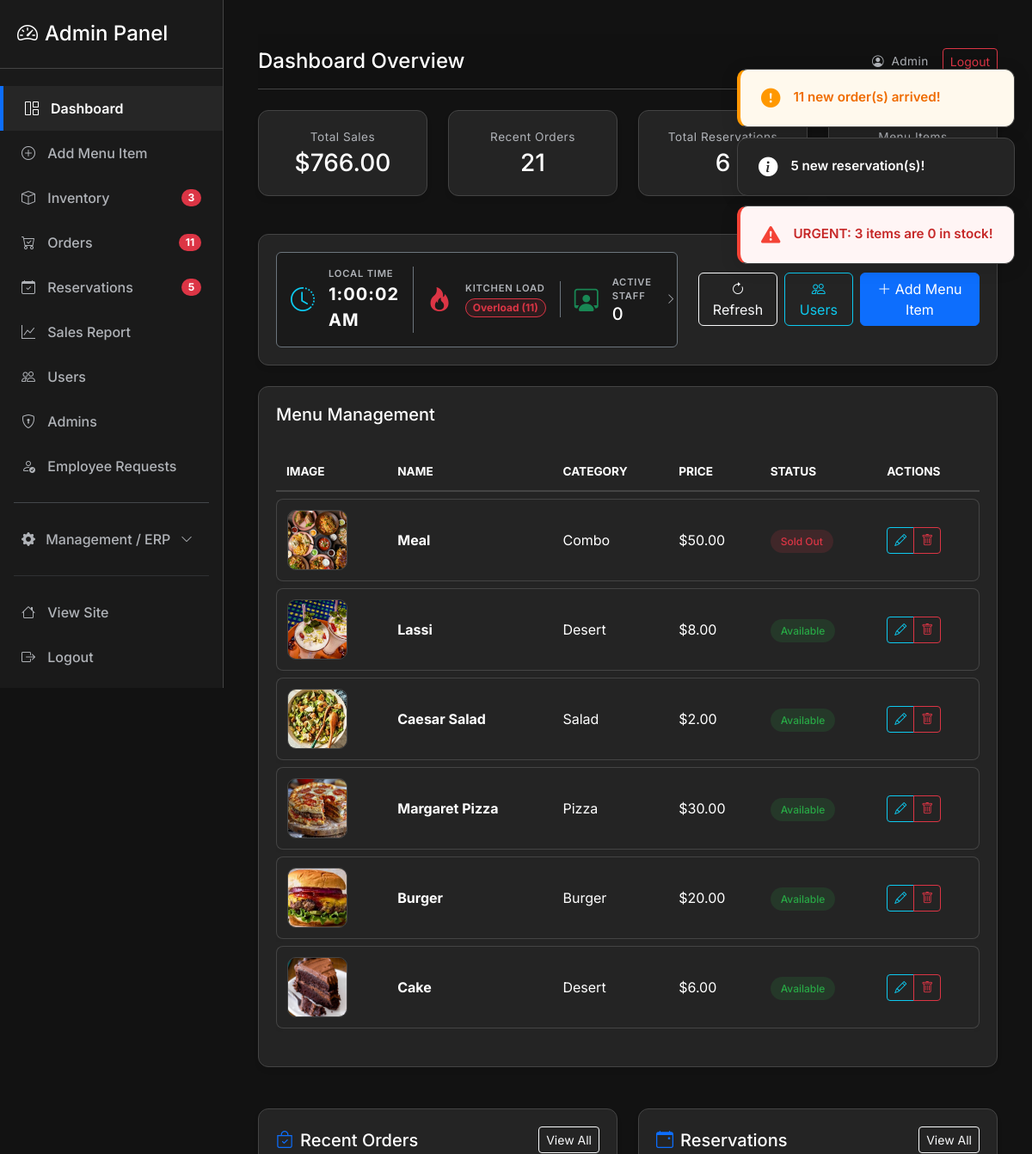
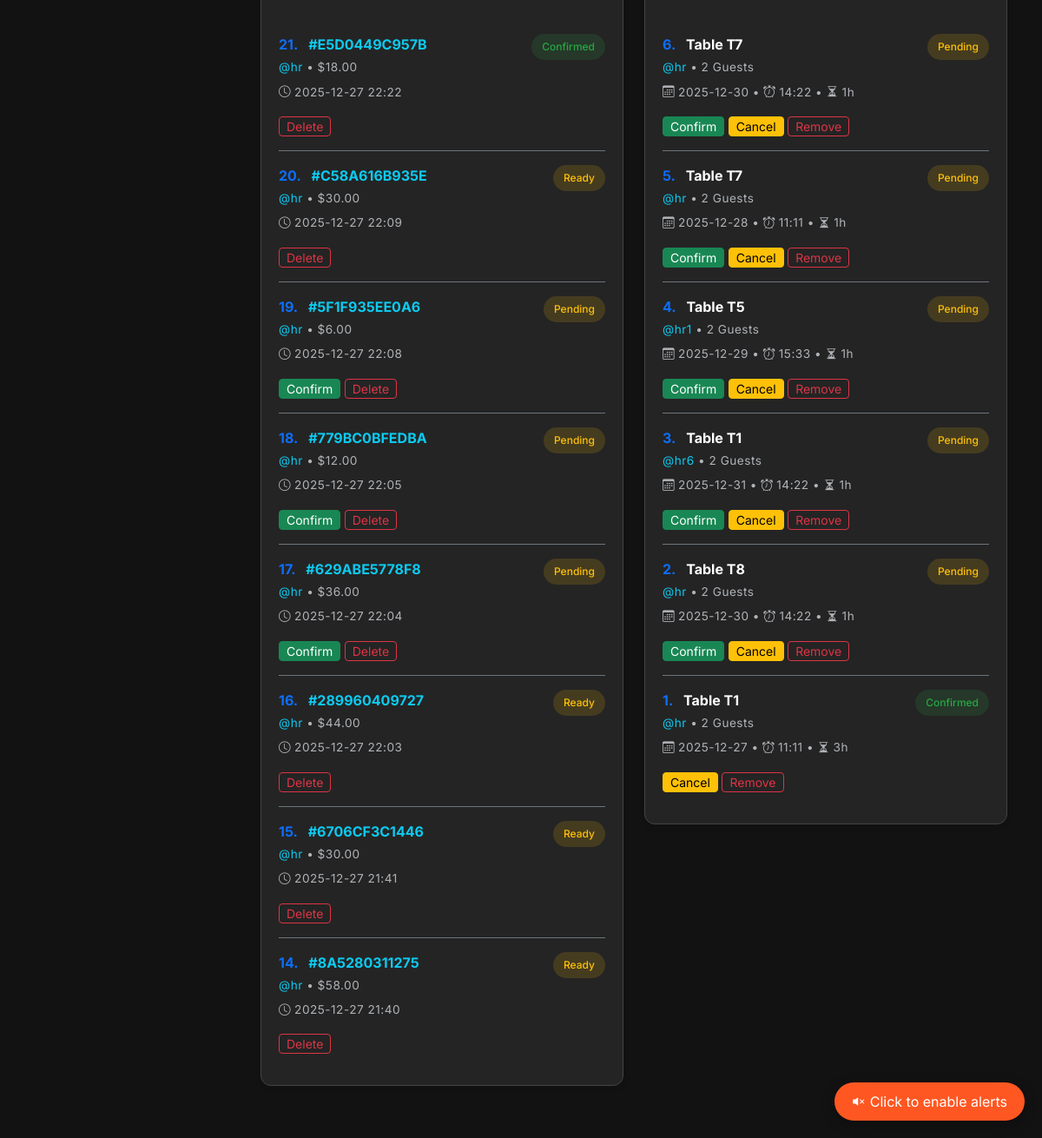
The page /admin/ (signed in) on the database its author committed (2 pictures, top to bottom).
### models/models.py (models this page shows, shortened)
class MenuItem(db.Model):
    id = db.Column(db.Integer, primary_key=True)
    name = db.Column(db.String(150), nullable=False)
    price = db.Column(db.Float, nullable=False, default=0.0)
    category = db.Column(db.String(100), nullable=True)
    ingredients = db.Column(db.String(400), nullable=True)
    availability = db.Column(db.Boolean, default=True)
    image = db.Column(db.String(300), nullable=True)
    stock_quantity = db.Column(db.Integer, default=0)
    low_stock_threshold = db.Column(db.Integer, default=5)
    ratings = db.relationship('Rating', backref='menu_item', lazy=True, cascade="all, delete-orphan")

class Order(db.Model):
    __tablename__ = 'orders'
    id = db.Column(db.Integer, primary_key=True)
    unique_order_number = db.Column(db.String(12), unique=True, nullable=False, default=lambda: str(uuid.uuid4().hex[:12]).upper())
    user_id = db.Column(db.Integer, db.ForeignKey('user.id'), nullable=False)
    items = db.Column(db.Text, nullable=False)  # JSON string of items
    total = db.Column(db.Float, nullable=False)
    status = db.Column(db.String(50), default='Placed')
    payment_status = db.Column(db.String(20), default='pending')
    payment_method = db.Column(db.String(20), nullable=True)
    discount = db.Column(db.Float, default=0.0)
    order_type = db.Column(db.Enum('dine_in', 'takeaway', name='order_type'), default='dine_in')
    phone = db.Column(db.String(50), nullable=False)
    address_district = db.Column(db.String(100), nullable=False)
    address_city = db.Column(db.String(100), nullable=False)
    address_street = db.Column(db.String(255), nullable=False)
    created_at = db.Column(db.DateTime, default=get_dhaka_time)
    items_parsed = db.Column(db.PickleType)

class User(db.Model):
    id = db.Column(db.Integer, primary_key=True)
    username = db.Column(db.String(120), unique=True, nullable=False)
    member_id = db.Column(db.String(20), unique=True)  # Custom ID
    email = db.Column(db.String(200), unique=True)
    password = db.Column(db.String(255), nullable=False)
    full_name = db.Column(db.String(200))
    phone = db.Column(db.String(50))
    address_district = db.Column(db.String(100))
    address_city = db.Column(db.String(100))
    address_street = db.Column(db.String(200))
    profile_image = db.Column(db.String(200))  # image filename
    reset_token = db.Column(db.String(100), nullable=True)
    reset_token_expiry = db.Column(db.DateTime, nullable=True)
    role = db.Column(db.Enum('admin', 'manager', 'cashier', 'waiter', 'chef', 'customer', name='user_roles'), default='customer')
    email_verified = db.Column(db.Boolean, default=False)
    email_verification_code = db.Column(db.String(10), nullable=True)
    created_at = db.Column(db.DateTime, default=get_dhaka_time)
    orders = db.relationship('Order', backref='user', lazy=True)
    reservations = db.relationship('Reservation', backref='user', lazy=True)
    ratings = db.relationship('Rating', backref='user', lazy=True)
    staff_shifts = db.relationship('StaffShift', backref='user', lazy=True)
    staff_shifts = db.relationship('StaffShift', backref='user', lazy=True)

class Reservation(db.Model):
    id = db.Column(db.Integer, primary_key=True)
    unique_reservation_number = db.Column(db.String(12), unique=True, nullable=False, default=lambda: str(uuid.uuid4().hex[:12]).upper())
    user_id = db.Column(db.Integer, db.ForeignKey('user.id'), nullable=False)
    date = db.Column(db.String(50), nullable=False)
    time = db.Column(db.String(50), nullable=False)  # Start time (HH:MM)
    duration = db.Column(db.Integer, nullable=False)  # Duration in hours
    guests = db.Column(db.Integer, nullable=False)
    table_no = db.Column(db.String(50), nullable=False)
    status = db.Column(db.String(20), default="Pending")
    created_at = db.Column(db.DateTime, default=get_dhaka_time)

### routes/admin.py (the view)
@admin_bp.route('/')
@role_required('admin')
def index():
    items = MenuItem.query.order_by(MenuItem.id.desc()).all()
    orders = Order.query.order_by(Order.created_at.desc()).all()
    reservations = Reservation.query.order_by(Reservation.created_at.desc()).all()
    for o in orders:
        try:
            o.items_parsed = json.loads(o.items)
        except:
            o.items_parsed = []
    total_sales = db.session.query(db.func.sum(Order.total)).scalar() or 0
    from datetime import date
    active_attendance = db.session.query(Attendance, User, Employee)\
        .join(Employee, Attendance.employee_id == Employee.id)\
        .join(User, Employee.user_id == User.id)\
        .filter(Attendance.date == date.today(), Attendance.status == 'present')\
        .all()
    active_staff_count = len(active_attendance)
    active_staff_list = [{
        'name': u.full_name,
        'username': u.username,
        'role': e.position,
        'image': u.profile_image,
        'check_in': a.created_at.strftime('%I:%M %p') if a.created_at else 'N/A'
    } for a, u, e in active_attendance]
    pending_orders_count = Order.query.filter(Order.status.in_(['Placed', 'Pending'])).count()
    kitchen_status = 'Normal'
    kitchen_status_color = 'success'
    if pending_orders_count >= 10:
        kitchen_status = 'Overload'
        kitchen_status_color = 'danger'
    elif pending_orders_count >= 5:
        kitchen_status = 'Busy'
        kitchen_status_color = 'warning'
    return render_template('admin/index.html',
                           items=items,
                           orders=orders,
                           reservations=reservations,
                           total_sales=total_sales,
                           active_staff_count=active_staff_count,
                           active_staff_list=active_staff_list,
                           kitchen_status=kitchen_status,
                           kitchen_status_color=kitchen_status_color,
                           pending_orders_count=pending_orders_count)

### templates/admin/index.html (shortened to what this page needs)
{% extends 'admin/admin_base.html' %}
{% block admin_title %}Dashboard Overview{% endblock %}
{% block content %}
<div class="row g-4 mb-4">
  <div class="col-md-3">
    <div class="glass-card text-center">
      <div class="text-muted small mb-1">Total Sales</div>
      <h3 class="mb-0 text-white">${{ '%.2f'|format(total_sales) }}</h3>
    </div>
  </div>
  <div class="col-md-3">
    <div class="glass-card text-center">
      <div class="text-muted small mb-1">Recent Orders</div>
      <h3 class="mb-0 text-white">{{ orders|length }}</h3>
    </div>
  </div>
  <div class="col-md-3">
    <div class="glass-card text-center">
      <div class="text-muted small mb-1">Total Reservations</div>
      <h3 class="mb-0 text-white">{{ reservations|length }}</h3>
    </div>
  </div>
  <div class="col-md-3">
    <div class="glass-card text-center">
      <div class="text-muted small mb-1">Menu Items</div>
      <h3 class="mb-0 text-white">{{ items|length }}</h3>
    </div>
  </div>
</div>
<div class="glass-card mb-4">
  <div class="row align-items-center">
    <div class="col-md-7">
      <div class="d-flex align-items-center justify-content-between bg-dark-pro border border-secondary rounded p-3">
        <div class="d-flex align-items-center border-end border-secondary pe-3 me-3">
          <i class="bi bi-clock-history fs-3 text-info me-3"></i>
          <div>
            <small class="text-muted d-block uppercase" style="font-size: 0.7rem;">Local Time</small>
            <span id="liveClock" class="fw-bold text-white fs-5" style="letter-spacing: 1px;">--:--:--</span>
          </div>
        </div>
        <div class="d-flex align-items-center border-end border-secondary pe-3 me-3">
          <i class="bi bi-fire fs-3 text-{{ kitchen_status_color }} me-3"></i>
          <div>
            <small class="text-muted d-block uppercase" style="font-size: 0.7rem;">Kitchen Load</small>
            <span
              class="badge bg-{{ kitchen_status_color }} bg-opacity-10 text-{{ kitchen_status_color }} border border-{{ kitchen_status_color }} rounded-pill">
              {{ kitchen_status }} ({{ pending_orders_count }})
            </span>
          </div>
        </div>
        <div class="d-flex align-items-center" style="cursor: pointer;"
          onclick="new bootstrap.Modal(document.getElementById('activeStaffModal')).show()">
          <i class="bi bi-person-workspace fs-3 text-success me-3"></i>
          <div>
            <small class="text-muted d-block uppercase" style="font-size: 0.7rem;">Active Staff</small>
            <h5 class="mb-0 text-white">{{ active_staff_count }}</h5>
          </div>
          <i class="bi bi-chevron-right ms-3 text-muted" style="font-size: 0.8rem;"></i>
        </div>
      </div>
    </div>
    <div class="col-md-5 d-flex align-items-center justify-content-end">
      <a class="btn btn-outline-light me-2" href="{{ url_for('admin.index') }}"><i class="bi bi-arrow-clockwise"></i>
        Refresh</a>
      <a class="btn btn-outline-info me-2" href="{{ url_for('admin.users') }}"><i class="bi bi-people"></i> Users</a>
      <a class="btn btn-primary" href="{{ url_for('admin.add_menu') }}"><i class="bi bi-plus-lg"></i> Add Menu Item</a>
    </div>
  </div>
</div>
<div class="glass-card">
  <div class="d-flex justify-content-between align-items-center mb-4">
    <h5 class="mb-0 text-white">Menu Management</h5>
  </div>
  <div class="table-responsive">
    <table class="admin-table">
      <thead>
        <tr>
          <th>Image</th>
          <th>Name</th>
          <th>Category</th>
          <th>Price</th>
          <th>Status</th>
          <th>Actions</th>
        </tr>
      </thead>
      <tbody>
        {% for it in items %}
        <tr>
          <td>
            <img
              src="{{ it.image and url_for('static', filename='uploads/' ~ it.image) or url_for('static', filename='img/placeholder.jpg') }}"
              class="admin-img-thumb" alt="{{ it.name }}">
          </td>
          <td><span class="fw-bold">{{ it.name }}</span></td>
          <td>{{ it.category }}</td>
          <td>${{ '%.2f'|format(it.price) }}</td>
          <td>
            {% if it.availability %}
            <span class="badge-admin badge-admin-success">Available</span>
            {% else %}
            <span class="badge-admin badge-admin-danger">Sold Out</span>
            {% endif %}
          </td>
          <td>
            <div class="btn-group">
              <a class="btn btn-sm btn-outline-info" href="{{ url_for('admin.edit_menu', item_id=it.id) }}"><i
                  class="bi bi-pencil"></i></a>
              <a class="btn btn-sm btn-outline-danger" href="{{ url_for('admin.delete_menu', item_id=it.id) }}"
                onclick="handlePremiumConfirm(event, 'Delete this item?', this, 'Confirm Deletion', 'bi-trash')"><i
                  class="bi bi-trash"></i></a>
            </div>
          </td>
        </tr>
        {% endfor %}
      </tbody>
    </table>
  </div>
</div>
<div class="row g-4 mt-4">
  <div class="col-lg-6">
    <div class="glass-card">
      <div class="d-flex justify-content-between align-items-center mb-4">
        <h5 class="mb-0 text-white"><i class="bi bi-bag-check me-2 text-primary"></i>Recent Orders</h5>
        <a href="{{ url_for('admin.orders') }}" class="btn btn-sm btn-outline-light">View All</a>
      </div>
      <div class="list-group list-group-flush bg-transparent">
        {% for o in orders[:8] %}
        <div class="list-group-item bg-transparent border-secondary text-light px-0 py-3">
          <div class="d-flex justify-content-between align-items-start">
            <div>
              <div class="fw-bold text-white mb-1">
                <span class="text-primary me-2">{{ orders|length - loop.index0 }}.</span>
                <a href="javascript:void(0);" onclick="openOrderModal({{ o.id }})"
                  class="text-info text-decoration-none">
                  #{{ o.unique_order_number or o.id }}
                </a>
              </div>
              <div class="small text-muted">
                {% if o.user %}
                <a class="text-info text-decoration-none" href="javascript:void(0);"
                  onclick="openUserModal('{{ o.user.username }}')">@{{ o.user.username }}</a>
                {% else %}Anon{% endif %}
                &bull; ${{ '%.2f'|format(o.total) }}
              </div>
            </div>
            <span class="badge-admin
              {% if o.status == 'Confirmed' %}badge-admin-success
              {% elif o.status == 'Paid' %}badge-admin-info
              {% else %}badge-admin-warning{% endif %}">
              {{ o.status }}
            </span>
          </div>
          <div class="small mt-2 text-muted"><i class="bi bi-clock me-1"></i>{{ o.created_at.strftime('%Y-%m-%d %H:%M')
            }}</div>
          <div class="mt-3">
            {% if o.status in ['Placed', 'Pending', 'Paid'] %}
            <a class="btn btn-sm btn-success py-0 px-2 small action-confirm"
              href="{{ url_for('admin.confirm_order', order_id=o.id, sl=orders|length - loop.index0) }}">Confirm</a>
            {% endif %}
            <a class="btn btn-sm btn-outline-danger py-0 px-2 small"
              href="{{ url_for('admin.delete_order', order_id=o.id, sl=orders|length - loop.index0) }}"
              onclick="handlePremiumConfirm(event, 'Delete order?', this, 'Confirm Delete', 'bi-exclamation-triangle')">Delete</a>
          </div>
        </div>
        {% else %}
        <div class="text-muted small">No recent orders.</div>
        {% endfor %}
      </div>
    </div>
  </div>
  <div class="col-lg-6">
    <div class="glass-card">
      <div class="d-flex justify-content-between align-items-center mb-4">
        <h5 class="mb-0 text-white"><i class="bi bi-calendar-event me-2 text-primary"></i>Reservations</h5>
        <a href="{{ url_for('admin.reservations') }}" class="btn btn-sm btn-outline-light">View All</a>
      </div>
      <div class="list-group list-group-flush bg-transparent">
        {% for r in reservations[:8] %}
        <div class="list-group-item bg-transparent border-secondary text-light px-0 py-3">
          <div class="d-flex justify-content-between align-items-start">
            <div>
              <div class="fw-bold text-white mb-1">
                <span class="text-primary me-2">{{ reservations|length - loop.index0 }}.</span> Table {{ r.table_no }}
              </div>
              <div class="small text-muted">
                {% if r.user %}
                <a class="text-info text-decoration-none" href="javascript:void(0);"
                  onclick='openUserModal({{ r.user.username|tojson }})'>@{{ r.user.username }}</a>
                {% else %}Anon{% endif %}
                &bull; {{ r.guests }} Guests
              </div>
            </div>
            <span
              class="badge-admin {% if r.status == 'Canceled' %}badge-admin-danger{% elif r.status == 'Pending' %}badge-admin-warning{% else %}badge-admin-success{% endif %}">
              {{ r.status }}
            </span>
          </div>
          <div class="small mt-2 text-muted">
            <i class="bi bi-calendar3 me-1"></i>{{ r.date }} &bull; <i class="bi bi-alarm me-1"></i>{{ r.time }} &bull;
            <i class="bi bi-hourglass-split me-1"></i>{{ r.duration }}h
          </div>
          <div class="mt-3">
            {% if r.status == 'Pending' %}
            <a class="btn btn-sm btn-success py-0 px-2 small action-res"
              href="{{ url_for('admin.confirm_reservation', res_id=r.id) }}">Confirm</a>
            {% endif %}
            {% if r.status != 'Canceled' %}
            <a class="btn btn-sm btn-warning py-0 px-2 small action-res"
              href="{{ url_for('admin.cancel_reservation', res_id=r.id) }}">Cancel</a>
            {% endif %}
            <a class="btn btn-sm btn-outline-danger py-0 px-2 small"
              href="{{ url_for('admin.remove_reservation', res_id=r.id) }}"
              onclick="handlePremiumConfirm(event, 'Permanently remove this reservation?', this, 'Remove', 'bi-trash')">Remove</a>
          </div>
        </div>
        {% else %}
        <div class="text-muted small">No reservations.</div>
        {% endfor %}
      </div>
    </div>
  </div>
</div>
{% endblock %}

### rows shown on the page
MenuItem: image (picture), name "Meal", category "Combo", price "50.00", availability "Sold Out"
MenuItem: image (picture), name "Lassi", category "Desert", price "8.00", availability "Available"
MenuItem: image (picture), name "Caesar Salad", category "Salad", price "2.00", availability "Available"
MenuItem: image (picture), name "Margaret Pizza", category "Pizza", price "30.00", availability "Available"
MenuItem: image (picture), name "Burger", category "Burger", price "20.00", availability "Available"
MenuItem: image (picture), name "Cake", category "Desert", price "6.00", availability "Available"
Order: index0 "21", unique_order_number "E5D0449C957B", user.username "hr", total "18.00", status "Confirmed", created_at "2025-12-27 22:22"
Order: index0 "20", unique_order_number "C58A616B935E", user.username "hr", total "30.00", status "Ready", created_at "2025-12-27 22:09"
Order: index0 "19", unique_order_number "5F1F935EE0A6", user.username "hr", total "6.00", status "Pending", created_at "2025-12-27 22:08"
Order: index0 "18", unique_order_number "779BC0BFEDBA", user.username "hr", total "12.00", status "Pending", created_at "2025-12-27 22:05"
Order: index0 "17", unique_order_number "629ABE5778F8", user.username "hr", total "36.00", status "Pending", created_at "2025-12-27 22:04"
Order: index0 "16", unique_order_number "289960409727", user.username "hr", total "44.00", status "Ready", created_at "2025-12-27 22:03"
Order: index0 "15", unique_order_number "6706CF3C1446", user.username "hr", total "30.00", status "Ready", created_at "2025-12-27 21:41"
Order: index0 "14", unique_order_number "8A5280311275", user.username "hr", total "58.00", status "Ready", created_at "2025-12-27 21:40"
Reservation: index0 "6", table_no "T7", user.username "hr", guests "2", status "Pending", date "2025-12-30", time "14:22", duration "1"
Reservation: index0 "5", table_no "T7", user.username "hr", guests "2", status "Pending", date "2025-12-28", time "11:11", duration "1"
Reservation: index0 "4", table_no "T5", user.username "hr1", guests "2", status "Pending", date "2025-12-29", time "15:33", duration "1"
Reservation: index0 "3", table_no "T1", user.username "hr6", guests "2", status "Pending", date "2025-12-31", time "14:22", duration "1"
Reservation: index0 "2", table_no "T8", user.username "hr", guests "2", status "Pending", date "2025-12-30", time "14:22", duration "1"
Reservation: index0 "1", table_no "T1", user.username "hr", guests "2", status "Confirmed", date "2025-12-27", time "11:11", duration "3"

### other values the page prints
{{ '%.2f'|format(total_sales) }} "766.00"
{{ orders|length }} "21"
{{ reservations|length }} "6"
{{ kitchen_status }} "Overload"
{{ pending_orders_count }} "11"
{{ active_staff_count }} "0"
